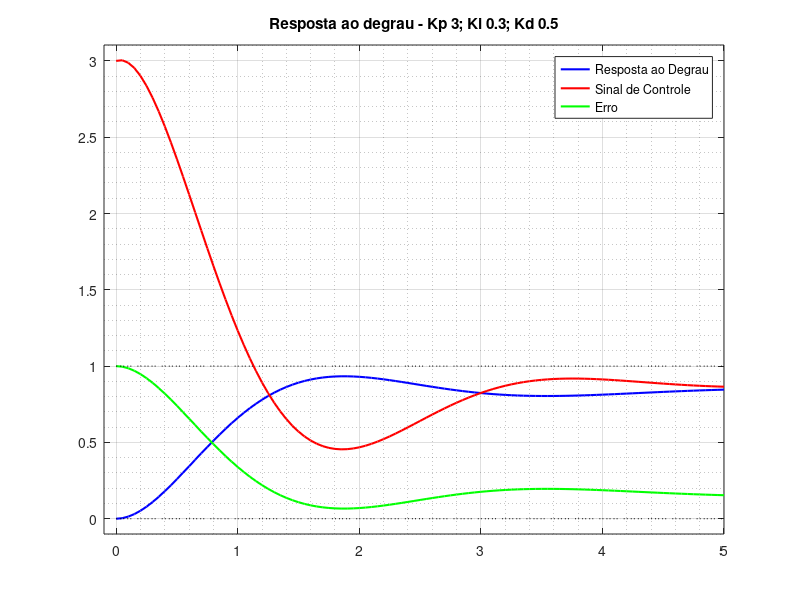

This figure's MATLAB source:
clear all;
close all;
clc;

Kp=3;
Kd=.5;
Ki=0.3;
w=0.000001;
wn=1;
zeta=1;
K=1;
t=0:0.05:5;

s=tf('s');

M=(wn^2)/(s^2+2*zeta*wn*s+wn^2);
P=Kp+Kd*s/(1+s/w)+Ki/s;

malha_fechada=(P*M)/(1+P*M);

resp_deg_mf=step(malha_fechada,t);
erro=1-resp_deg_mf;
sinal_controle=lsim(P,erro,t);

linha_1=ones(length(t),1);
linha_0=zeros(length(t),1);

figure (1);
plot(t,resp_deg_mf,'-b','LineWidth',1.5);
hold on
plot(t,sinal_controle,'-r','LineWidth',1.5);
plot(t,erro,'-g','LineWidth',1.5);
axis([-0.1 5 -0.1 max(sinal_controle)+0.1]);

plot(t,linha_1,':k',...
    t,linha_0,':k');
grid on
grid minor
legend('Resposta ao Degrau','Sinal de Controle','Erro');
title (['Resposta ao degrau - Kp ', num2str(Kp),'; Ki ', num2str(Ki),'; Kd ', num2str(Kd)]);